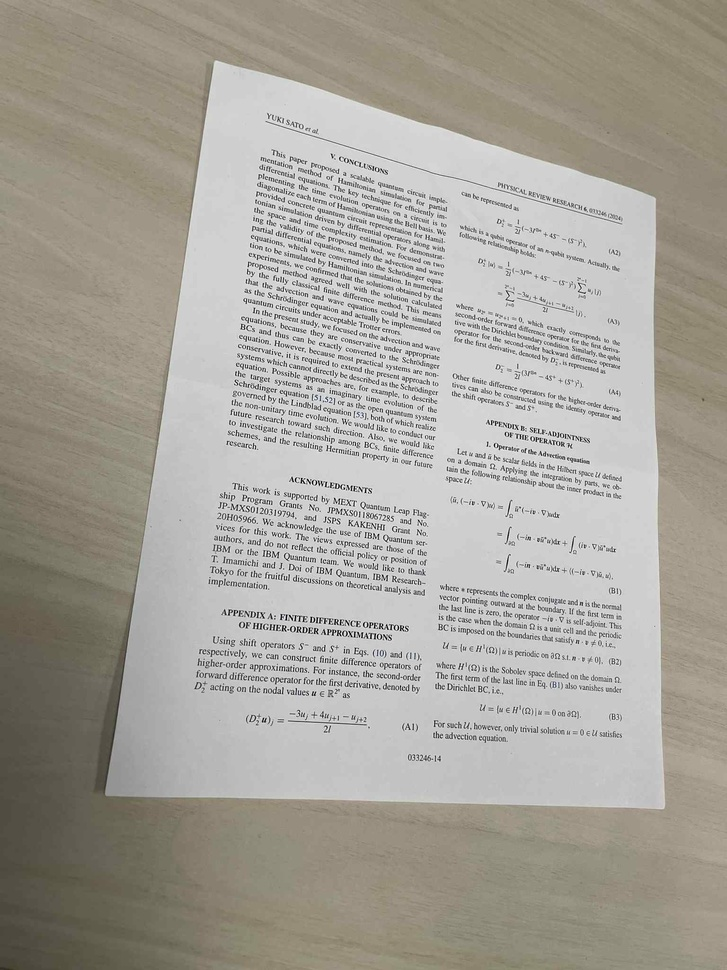
#> input picture computervision/codes/input.jpg, 727 x 970 px, shrunk from 1536 x 2048 before the run
$ python document_scanner.py
#> lines starting #> are read from the running program, lines starting #| are printed output that depends on the picture; after the words box and inside, x2 and y2 are one past the last pixel; in counts of white or black regions, pixels touching at a corner belong together

import numpy as np
import matplotlib.pyplot as plt
from skimage import io, color, filters, morphology, feature, measure, transform, util
from scipy import ndimage as ndi
from skimage.morphology import convex_hull_image

img_color = io.imread('input.jpg')
#> img_color is the input picture: shape (970, 727, 3); mean R, G, B 166.3, 162.5, 154.1

H, W = img_color.shape[:2]
#> H = 970; W = 727

I = color.rgb2gray(img_color)
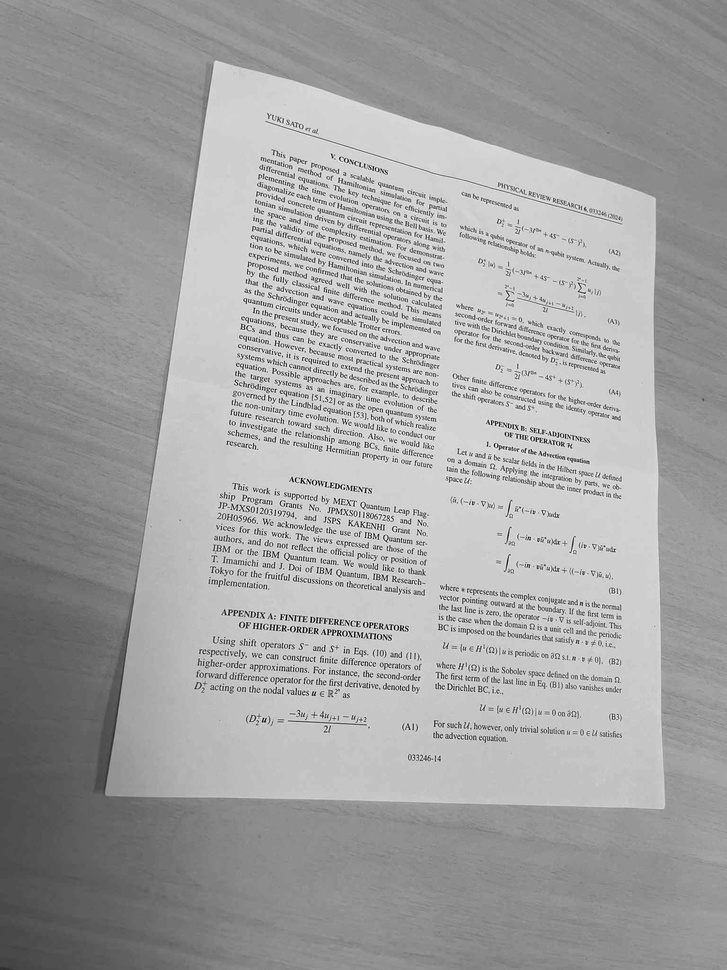
#> I: shape (970, 727) float64; min 0, max 1, mean 0.638
I_blur = filters.gaussian(I, sigma=1.0)
th = filters.threshold_otsu(I_blur)
#> th = 0.658
mask = I_blur > th
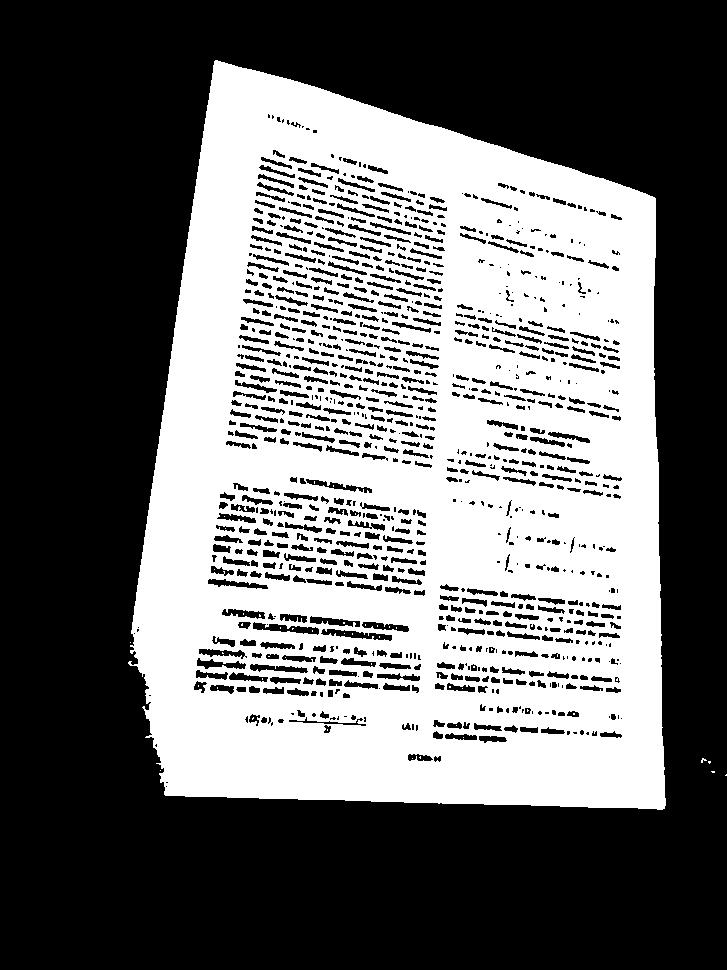
#> mask: shape (970, 727) bool; 41.4% white; 51 white regions (50 under 20 px), largest, box (x1, y1, x2, y2) and area: (128, 60, 666, 810) 291750
mask = morphology.dilation(mask, morphology.square(7))
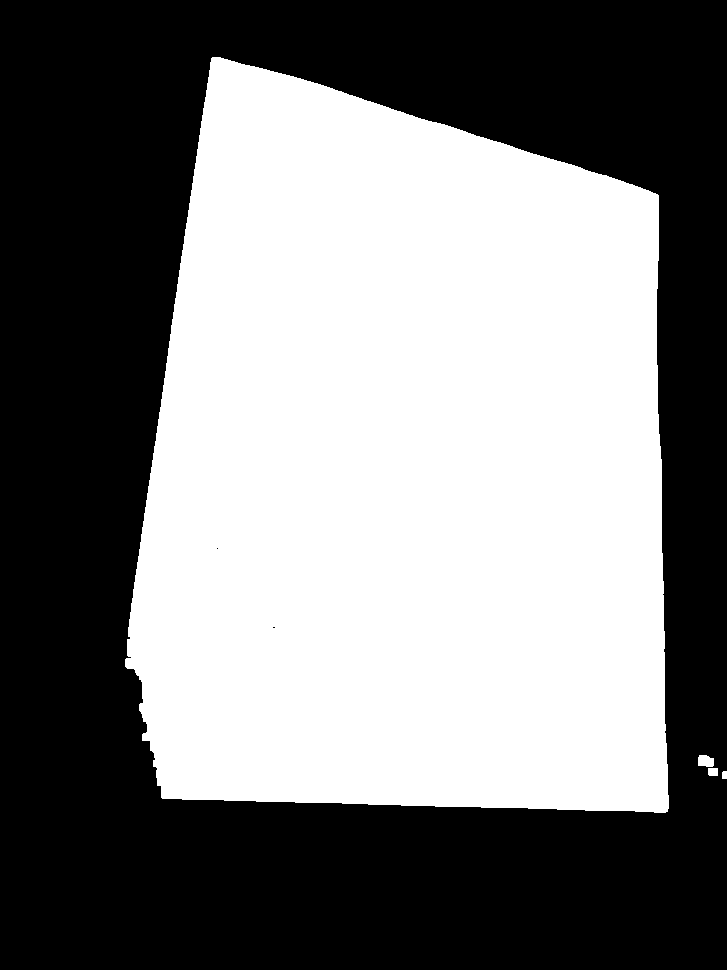
#> mask: shape (970, 727) bool; 48.8% white; 4 white regions, box (x1, y1, x2, y2) and area: (125, 57, 669, 813) 343642, (698, 755, 714, 767) 165, (708, 768, 718, 776) 79, (722, 771, 727, 779) 39

edges = feature.canny(I_blur, sigma=1.2, low_threshold=0.06, high_threshold=0.18)
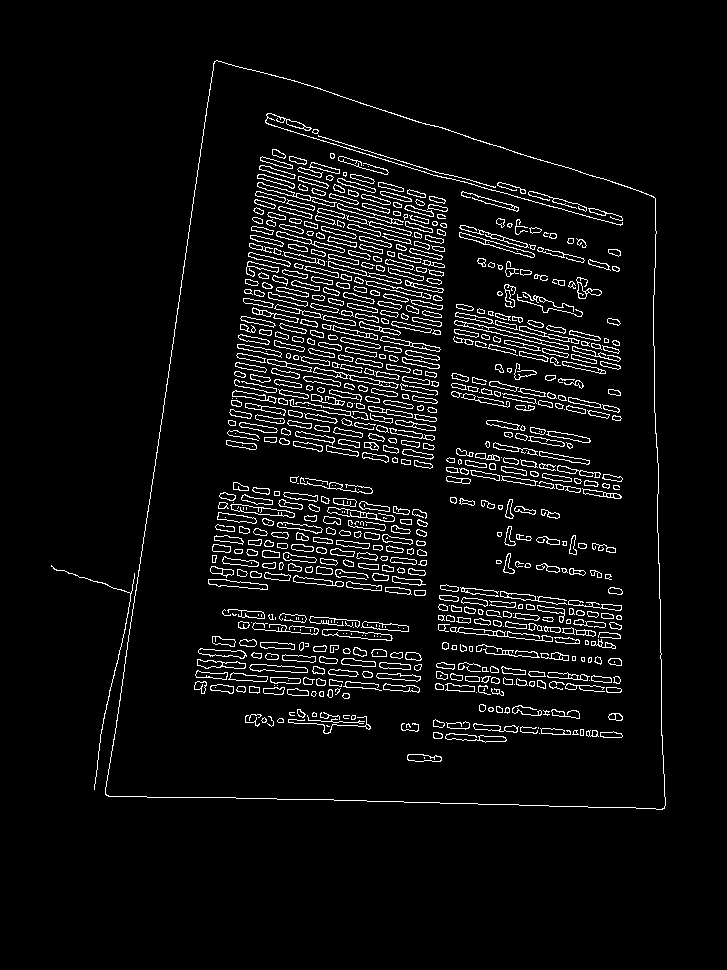
#> edges: shape (970, 727) bool; 5.4% white in thin lines or dots, all inside (x1, y1, x2, y2) = (51, 60, 666, 810)

filled = ndi.binary_fill_holes(edges | mask)
lab, nlab = ndi.label(filled)
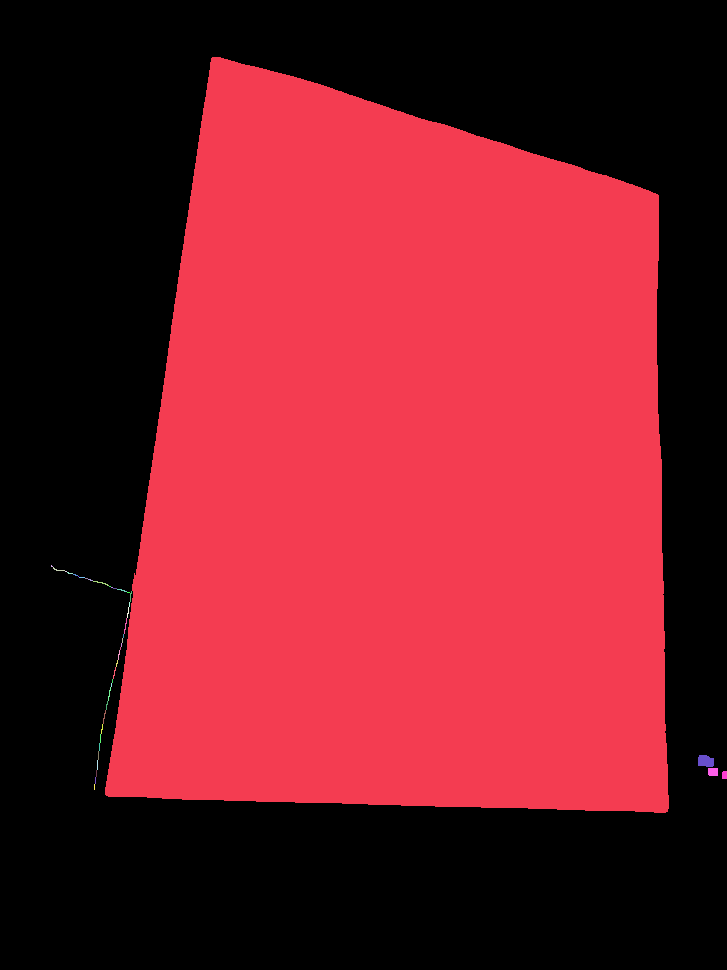
#> lab: shape (970, 727) int32; 44 distinct labels, from 0 to 43; one colour per label, 0 black
#> nlab = 43
if nlab == 0:
    raise RuntimeError("No regions found—check thresholds or lighting.")

sizes = ndi.sum(filled, lab, index=np.arange(1, nlab+1))
#> sizes = 43 values, max 347979 at index 0, min 1 at index 6, mean 8106.2
label_max = (np.argmax(sizes) + 1)
#> label_max = 1
big = (lab == label_max)
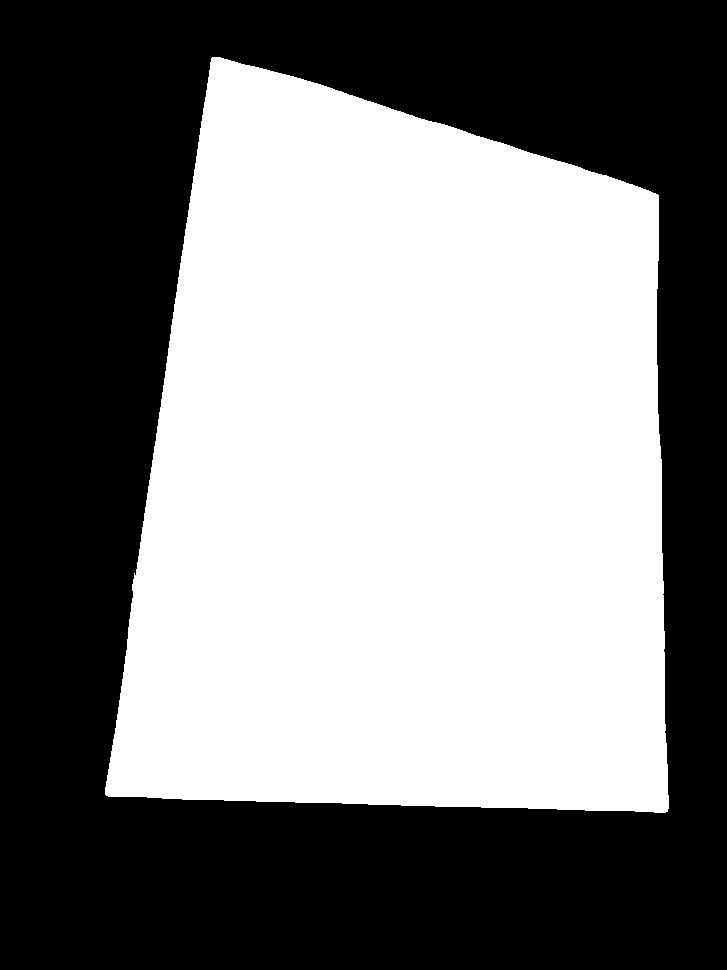
#> big: shape (970, 727) bool; 49.3% white; 1 white region, box (x1, y1, x2, y2) and area: (105, 57, 669, 813) 347979

# Get contour of the largest region (pick the longest one if multiple)
contours = measure.find_contours(big.astype(float), level=0.5)
#> contours = 1 point arrays, longest 2657 points
contours.sort(key=lambda c: len(c), reverse=True)
cont = contours[0]  # (N, 2) in (row, col)
#> cont = 2657 pairs, first value 56.5 to 812.5, second value 104.5 to 668.5

def approx_vertices(rc, tol):
    poly = measure.approximate_polygon(rc, tolerance=tol)
    # ensure closed polygon
    if not np.allclose(poly[0], poly[-1]):
        poly = np.vstack([poly, poly[0]])
    return poly

def force_n_vertices(rc, n=4, tol_lo=0.5, tol_hi=50.0, max_iter=30):
    """
    Binary search a tolerance for Douglas-Peucker to produce exactly n vertices.
    rc: (N,2) array in (row, col). Returns (n+1,2) closed polygon or None.
    """
#> called with rc = array of shape (2657, 2), n = 4, tol_lo = 0.5, tol_hi = 50, max_iter = 30
    best = None
    for _ in range(max_iter):
        mid = 0.5 * (tol_lo + tol_hi)
        poly = approx_vertices(rc, mid)
        # closed polygon has len = n+1
        k = len(poly) - 1
        if k == n:
            best = poly
            tol_lo = mid
        elif k > n:
            tol_lo = mid
        else:
            tol_hi = mid
    return best

quad = force_n_vertices(cont, n=4)
#> quad = [[812.5, 665], [794, 104.5], [56.5, 212], [195, 658.5], [812.5, 665]]
# Fallback: try convex hull if needed
if quad is None:
    hull = convex_hull_image(big)
    hull_contours = measure.find_contours(hull.astype(float), level=0.5)
    hull_contours.sort(key=lambda c: len(c), reverse=True)
    quad = force_n_vertices(hull_contours[0], n=4)
corners = quad[:-1]
#> corners = [[812.5, 665], [794, 104.5], [56.5, 212], [195, 658.5]]
p = quad[:, [1, 0]]
#> p = [[665, 812.5], [104.5, 794], [212, 56.5], [658.5, 195], [665, 812.5]]
s, d = p.sum(1), np.diff(p, 1).ravel()
#> s = [1477.5, 898.5, 268.5, 853.5, 1477.5]; d = [147.5, 689.5, -155.5, -463.5, 147.5]

names = ["Top-left", "Top-right", "Bottom-right", "Bottom-left"]
corners = [p[np.argmin(s)], p[np.argmin(d)], p[np.argmax(s)], p[np.argmax(d)]]
#> corners = [[212, 56.5], [658.5, 195], [665, 812.5], [104.5, 794]]

for name, (x, y) in zip(names, corners):
    print(f"{name}: (x={x:.1f}, y={y:.1f})")
#> this loop made 4 passes
#| Top-left: (x=212.0, y=56.5)
#| Top-right: (x=658.5, y=195.0)
#| Bottom-right: (x=665.0, y=812.5)
#| Bottom-left: (x=104.5, y=794.0)


if quad is None:
    raise RuntimeError("Could not force exactly 4 vertices. Try different image or adjusting thresholds.")

fig, ax = plt.subplots(figsize=(10, 8))
ax.imshow(img_color)
ax.plot(quad[:,1], quad[:,0], linewidth=3)  # (col=x, row=y)
ax.scatter(quad[:-1,1], quad[:-1,0], s=40)  # corner markers
ax.set_title("Forced 4-edge quadrilateral")
ax.axis('off')
plt.show()
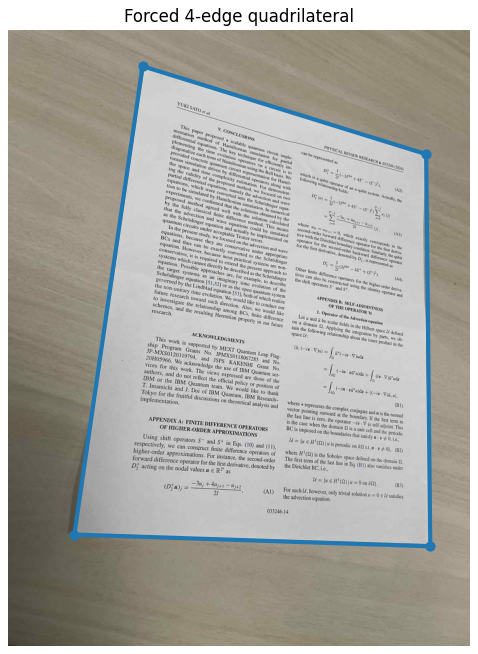
#> figure drawn by matplotlib, 1 panel

$ run again, with computervision/codes/99046aab-a2ae-420f-b837-dec74c8c0636.jpeg copied over computervision/codes/input.jpg
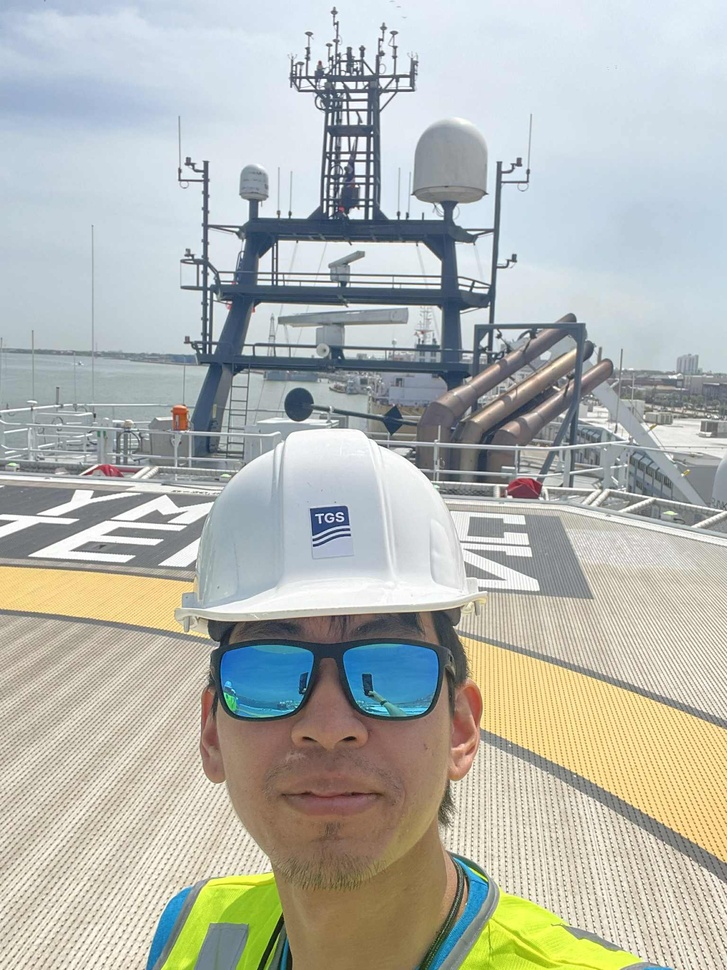
#> input picture computervision/codes/99046aab-a2ae-420f-b837-dec74c8c0636.jpeg, 727 x 970 px, shrunk from 1536 x 2048 before the run
#> img_color is the input picture: shape (970, 727, 3); mean R, G, B 179.7, 182.5, 175.9
#> th = 0.636
#> edges: shape (970, 727) bool; 10.2% white in thin lines or dots
#> filled: shape (970, 727) bool; 89.8% white; 14 black regions (3 under 20 px), largest, box (x1, y1, x2, y2) and area: (203, 611, 486, 970) 62638, (0, 496, 150, 557) 1767, (196, 925, 248, 970) 1582
#> `lab, nlab = ndi.label(filled)`:
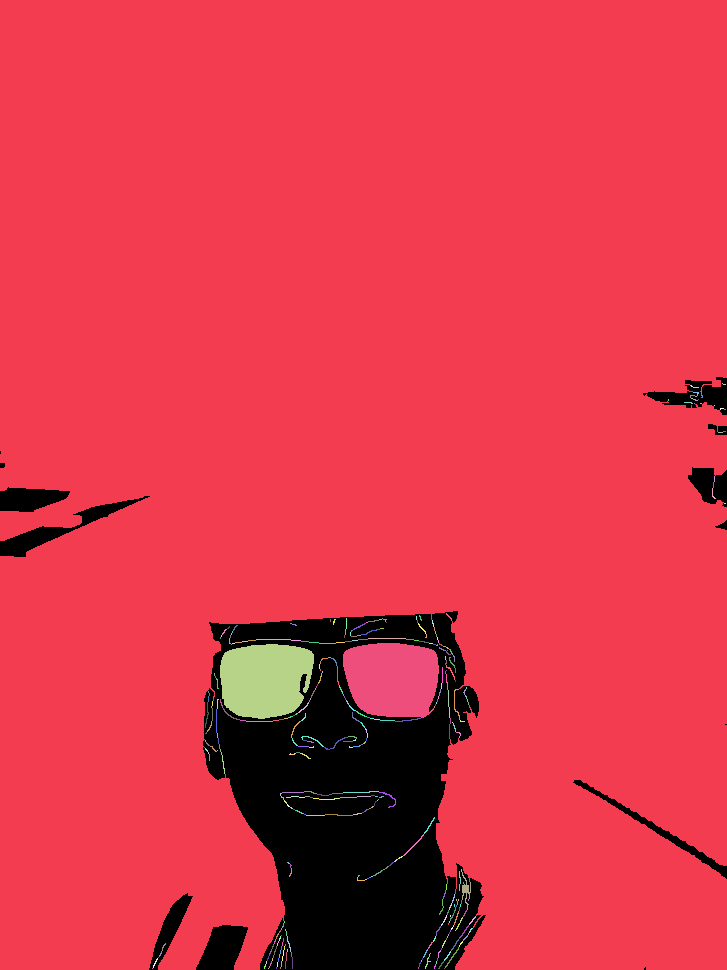
#> lab: shape (970, 727) int32; 397 distinct labels, from 0 to 396; one colour per label, 0 black
#> nlab = 396
#> sizes = 396 values, max 618198 at index 0, min 1 at index 1, mean 1598.8
#> label_max = 1
#> big: shape (970, 727) bool; 87.7% white; 14 black regions (3 under 20 px), largest, box (x1, y1, x2, y2) and area: (203, 611, 486, 970) 77420, (0, 496, 150, 557) 1767, (196, 925, 248, 970) 1582
#> contours = 14 point arrays, longest 1607 points
#> cont = 1607 pairs, first value 610.5 to 969, second value 202.5 to 485.5
#> the loop in force_n_vertices, `for _ in range(max_iter):` made 30 passes
#> k on passes 1 to 8: 9, 4, 4, 4, 4, 4, 4, 4
#> quad = [[969, 454.5], [610.5, 457], [622, 208.5], [969, 259.5], [969, 454.5]]
#> `corners = quad[:-1]`: corners = [[969, 454.5], [610.5, 457], [622, 208.5], [969, 259.5]]
#> p = [[454.5, 969], [457, 610.5], [208.5, 622], [259.5, 969], [454.5, 969]]
#> s = [1423.5, 1067.5, 830.5, 1228.5, 1423.5]; d = [514.5, 153.5, 413.5, 709.5, 514.5]
#> `corners = [p[np.argmin(s)], p[np.argmin(d)], p[np.argmax(s)], p[np.arg..`: corners = [[208.5, 622], [457, 610.5], [454.5, 969], [259.5, 969]]
#> the loop `for name, (x, y) in zip(names, corners):` made 4 passes
#> (printed output is left out)
#> `plt.show()`:
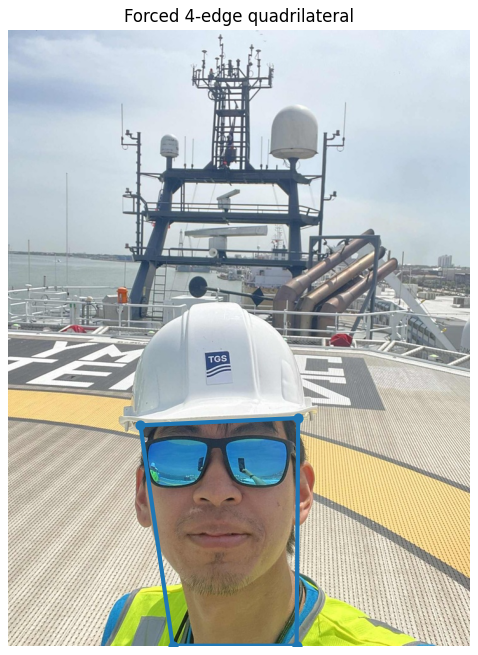
#> figure drawn by matplotlib, 1 panel
